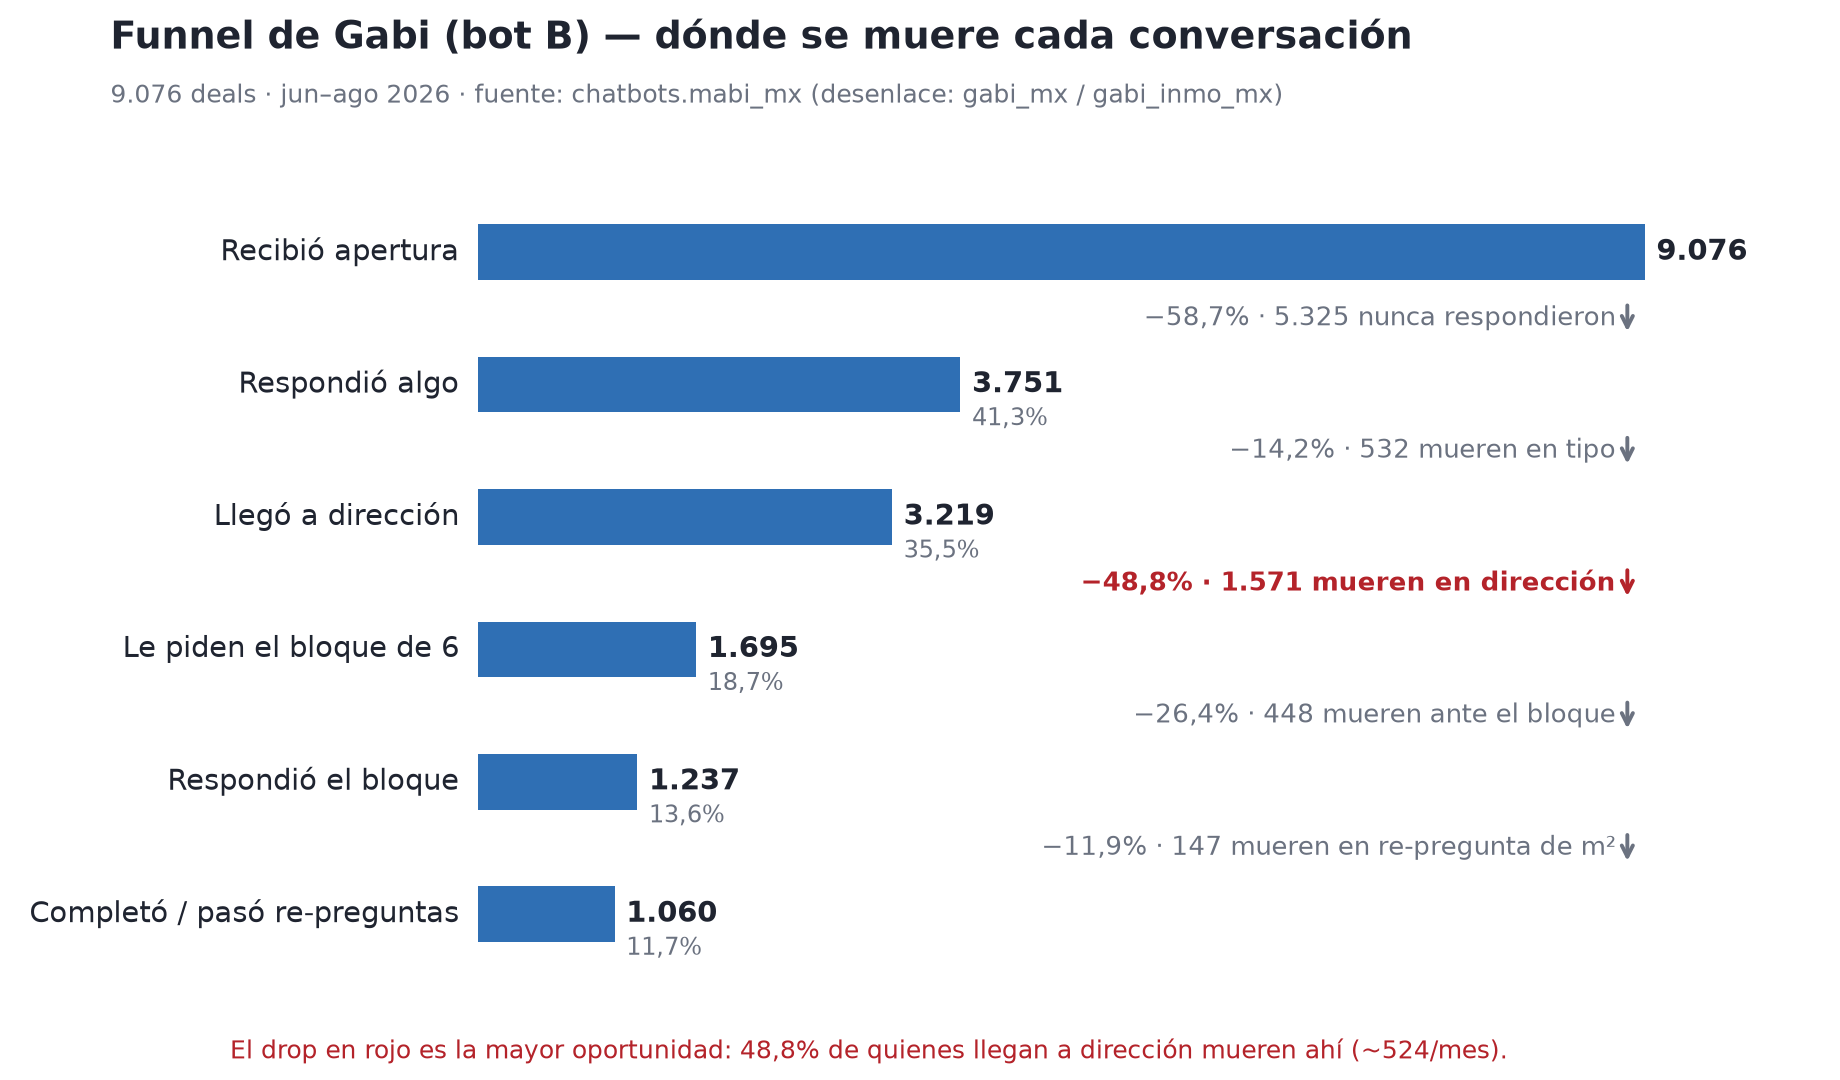

Python code for this plot:
# Funnel de Gabi (bot B) con drops entre etapas — PNG para pegar en Word.
# Forma: barras horizontales (magnitud por etapa ordenada) + anotación del drop
# entre cada par de barras. Un solo hue secuencial (una serie, sin leyenda);
# el texto va en tinta, nunca en el color de la serie; el peor drop se marca
# con el color "serious" reservado + negrita (estado, no serie).
import matplotlib.pyplot as plt
from matplotlib.patches import FancyBboxPatch

ETAPAS = [
    ("Recibió apertura", 9076),
    ("Respondió algo", 3751),
    ("Llegó a dirección", 3219),
    ("Le piden el bloque de 6", 1695),
    ("Respondió el bloque", 1237),
    ("Completó / pasó re-preguntas", 1060),
]
DROPS = [  # (texto, ¿es el peor?)
    ("−58,7% · 5.325 nunca respondieron", False),
    ("−14,2% · 532 mueren en tipo", False),
    ("−48,8% · 1.571 mueren en dirección", True),
    ("−26,4% · 448 mueren ante el bloque", False),
    ("−11,9% · 147 mueren en re-pregunta de m²", False),
]

INK, MUTED, SERIOUS = "#1F2430", "#6B7280", "#B4232A"
BAR = "#2F6FB4"          # un solo hue (serie única): sin leyenda
SURFACE = "#FFFFFF"

fig, ax = plt.subplots(figsize=(9.2, 5.4), dpi=200)
fig.patch.set_facecolor(SURFACE); ax.set_facecolor(SURFACE)

n = len(ETAPAS)
ys = [n - 1 - i for i in range(n)]           # de arriba hacia abajo
vals = [v for _, v in ETAPAS]
maxv = vals[0]

for (label, v), y in zip(ETAPAS, ys):
    # barra delgada, extremos redondeados 4px (~0.02 en ejes), anclada a 0
    ax.barh(y, v, height=0.42, color=BAR, zorder=3)
    ax.text(-150, y, label, ha="right", va="center", fontsize=10.5, color=INK)
    ax.text(v + 90, y, f"{v:,}".replace(",", "."), ha="left", va="center",
            fontsize=10.5, color=INK, fontweight="bold")
    pct = v / maxv * 100
    if v != maxv:
        ax.text(v + 90, y - 0.26, f"{pct:.1f}%".replace(".", ","), ha="left",
                va="center", fontsize=8.5, color=MUTED)

for i, (texto, peor) in enumerate(DROPS):
    y_mid = ys[i] - 0.5
    color = SERIOUS if peor else MUTED
    peso = "bold" if peor else "normal"
    ax.annotate("", xy=(maxv * 0.985, y_mid - 0.14), xytext=(maxv * 0.985, y_mid + 0.14),
                arrowprops=dict(arrowstyle="->", color=color, lw=1.4))
    ax.text(maxv * 0.975, y_mid, texto, ha="right", va="center",
            fontsize=9.5, color=color, fontweight=peso)

ax.set_xlim(0, maxv * 1.12)
ax.set_ylim(-0.6, n - 0.4)
ax.axis("off")
fig.text(0.06, 0.955, "Funnel de Gabi (bot B) — dónde se muere cada conversación",
         fontsize=13.5, color=INK, fontweight="bold", ha="left")
fig.text(0.06, 0.905, "9.076 deals · jun–ago 2026 · fuente: chatbots.mabi_mx (desenlace: gabi_mx / gabi_inmo_mx)",
         fontsize=9, color=MUTED, ha="left")
fig.text(0.125, 0.02, "El drop en rojo es la mayor oportunidad: 48,8% de quienes llegan a dirección mueren ahí (~524/mes).",
         fontsize=9, color=SERIOUS)

plt.subplots_adjust(left=0.26, right=0.97, top=0.84, bottom=0.08)
out = "/private/tmp/claude-501/-Users-Nicolas-habi-marketing-loop-sellers/d3ebf127-0590-42c5-ae38-e0bae0a26363/scratchpad/funnel_gabi.png"
fig.savefig(out, facecolor=SURFACE)
print(out)
